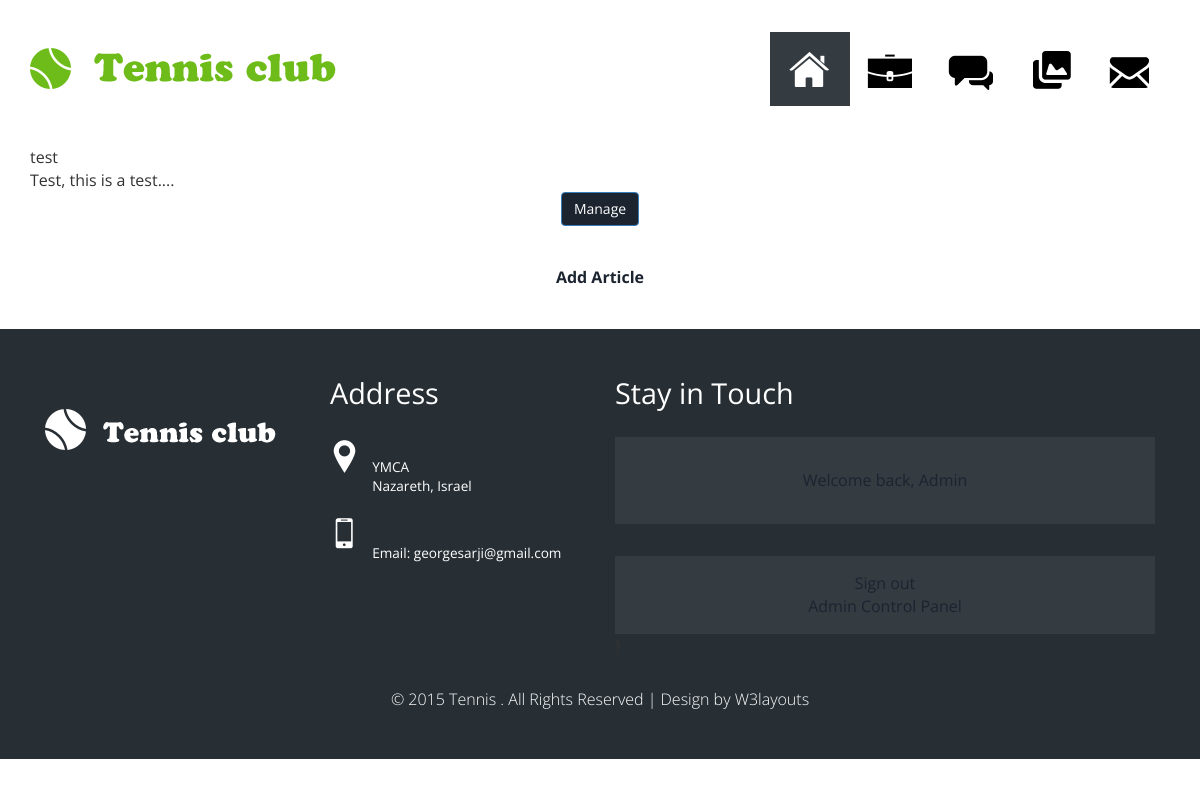
The page /acp/articles (signed in) on the database as committed earlier.
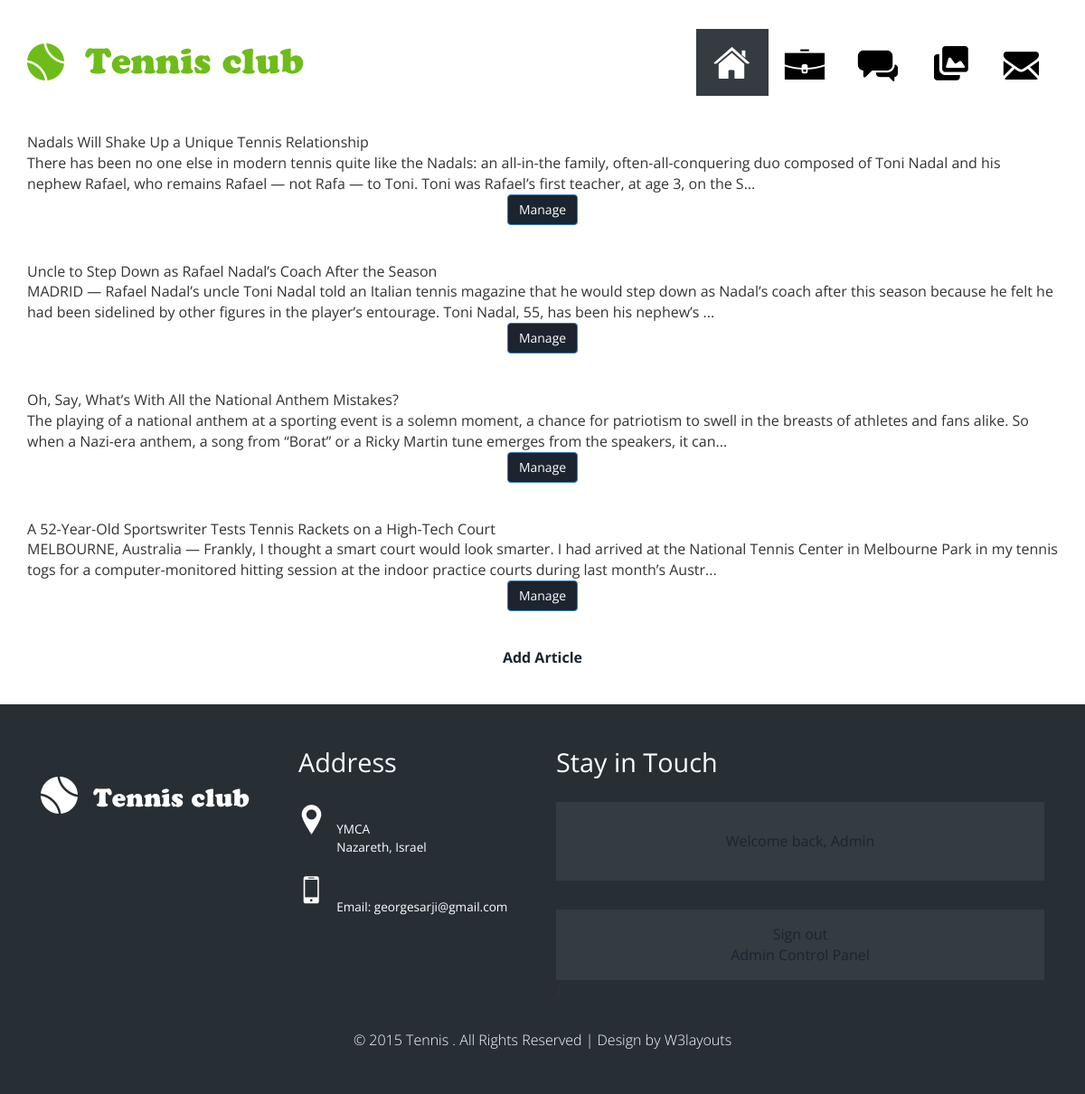
The same page on the database as committed later.
### database_setup.py (models this page shows)
class News(Base):
    __tablename__='news'
    id=Column(Integer, primary_key=True)
    user=relationship('User')
    user_id=Column(Integer, ForeignKey('user.id'))
    subject=Column(String)
    content=Column(String)
    comments=relationship('Comment', uselist=True)

### web_app.py (the view)
@app.route('/acp/articles')
def ManageArticles():
	if login_session is None:
		flash("You must be logged in to do this.")
		return redirect(url_for('login'))
	user=dbsession.query(User).filter_by(id=login_session['id']).first()
	if (not user.admin):
		flash("You are not authorized to do this.")
		return redirect(url_for('main'))
	articles = dbsession.query(News).all()
	return render_template('ManageArticles.html', articles=articles)

### templates/ManageArticles.html (shortened to what this page needs)
{% extends "layout.html" %}
{% block body %}
{% for article in articles %}
<div class="article">
<form action="{{ url_for('ManageArticle', id=article.id) }}" method="get">
<p>{{article.subject}}</p>
<p>{{article.content[:255]}}...</p>
<center><input type="submit" value="Manage" class="btn btn-primary"></center>
</div>
{% endfor %}
<p><center><strong><a href="{{ url_for('AddArticle') }}">Add Article</a></strong></center></p>
{% endblock %}

Rows that differ between the two databases and show on the page:
removed News: subject "test", content "Test, this is a test."
added News: subject "Nadals Will Shake Up a Unique Tennis Relationship", content "There has been no one else in modern tennis quite like the Nadals: an all-in-the family, often-all-conquering duo composed of Toni Nadal and his nephew Rafael, who remains Rafael — not Rafa — to Toni. Toni was Rafael’s first teacher, at age 3, on the S"
added News: subject "Uncle to Step Down as Rafael Nadal’s Coach After the Season", content "MADRID — Rafael Nadal’s uncle Toni Nadal told an Italian tennis magazine that he would step down as Nadal’s coach after this season because he felt he had been sidelined by other figures in the player’s entourage. Toni Nadal, 55, has been his nephew’s"
added News: subject "Oh, Say, What’s With All the National Anthem Mistakes?", content "The playing of a national anthem at a sporting event is a solemn moment, a chance for patriotism to swell in the breasts of athletes and fans alike. So when a Nazi-era anthem, a song from “Borat” or a Ricky Martin tune emerges from the speakers, it can"
added News: subject "A 52-Year-Old Sportswriter Tests Tennis Rackets on a High-Tech Court", content "MELBOURNE, Australia — Frankly, I thought a smart court would look smarter. I had arrived at the National Tennis Center in Melbourne Park in my tennis togs for a computer-monitored hitting session at the indoor practice courts during last month’s Austr"
